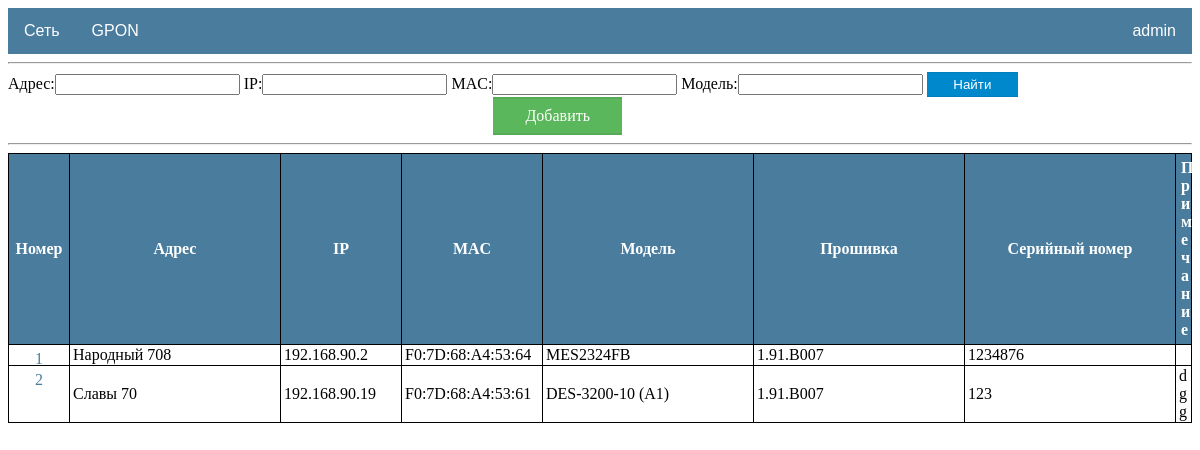
Screenshot of /network/switches (signed in) with the database file from the repository.
### network/models.py (models this page shows, shortened)
class Switch(models.Model):
    switch_user = models.ForeignKey(User, on_delete=models.CASCADE, verbose_name='Пользователь')
    switch_order = models.IntegerField(unique=True, verbose_name='Номер')
    switch_address = models.CharField(max_length=20, blank=True, verbose_name='Адрес')
    switch_ip = models.CharField(max_length=15, unique=True, verbose_name='IP')
    switch_mac = models.CharField(max_length=50, unique=True, verbose_name='MAC')
    switch_model = models.CharField(max_length=20, blank=True, verbose_name='Модель')
    switch_firmware = models.CharField(max_length=20, blank=True, verbose_name='Прошивка')
    switch_serial = models.CharField(max_length=20, unique=True, verbose_name='Серийный номер')
    switch_note = models.TextField(blank=True, verbose_name='Примечание')
    switch_time = models.DateTimeField(auto_now=True, verbose_name='Дата изменения')
    switch_status = models.BooleanField(default=False)
    class Meta:
        ordering = ['id']

### network/views.py (the view)
# urls.py: path('switches', SwitchList.as_view(), name='switch_list'),
class SwitchList(LoginRequiredMixin, ListView):
    model = Switch
    template_name = 'network/switch_list.html'
    context_object_name = 'switches'
    paginate_by = 100
    def get_context_data(self, **kwargs):
        context = super().get_context_data(**kwargs)
        context['is_Administrators'] = self.request.user.groups.filter(name='Administrators').exists()
        context['filter'] = SwitchFilter(self.request.GET, queryset=self.get_queryset())
        return context

### templates/network/switch_list.html (shortened to what this page needs)
{%extends 'default.html' %}
{% block content %}
<hr>
<div>
    <form method="GET">
        {{ filter.form }}
            <button class="button_cancel_form" type="submit">Найти</button>
        {% if is_Administrators %}
            <a class="button_add" href="{% url 'switch_create' %}">Добавить</a>
        {% endif %}
    </form>
</div>
<hr>
{%  if switches %}
    <table class="table_default">
        <tr>
            <th style="width: 50px">
                Номер
            </th>
            <th style="width: 200px">
                Адрес
            </th>
            <th style="width: 110px">
                IP
            </th>
            <th style="width: 130px">
               MAC
            </th>
            <th style="width: 200px">
                Модель
            </th>
            <th style="width: 200px">
                Прошивка
            </th>
            <th style="width: 200px">
                Серийный номер
            </th>
            <th>
                Примечание
            </th>
        </tr>
    {% for switch in filter.qs %}
        <tr>
            <td>
                <a href="{% url 'switch_detail' switch.id %}">{{ switch.switch_order }}</a>
            </td>
            <td>
                {{ switch.switch_address }}
            </td>
            <td>
                {{ switch.switch_ip }}
            </td>
            <td>
                {{ switch.switch_mac }}
            </td>
            <td>
                {{ switch.switch_model }}
            </td>
            <td>
                {{ switch.switch_firmware }}
            </td>
            <td>
                {{ switch.switch_serial }}
            </td>
            <td>
                {{ switch.switch_note }}
            </td>
        </tr>
    {% endfor %}
    </table>
{%  else %}
    <h1>пусто</h1>
{% endif %}
{% endblock content %}

### templates/default.html (shortened to what this page needs)
{% load static %}
<!DOCTYPE html>
<html lang="en" xmlns="http://www.w3.org/1999/html">
<head>
  <link href="{% static 'css/default.css'%}" rel="stylesheet">
</head>
<div class="navbar">
  <div class="dropdown">
    <button class="dropbtn">Сеть
    </button>
  </div>
  <div class="dropdown">
    <button class="dropbtn">GPON
    </button>
  </div>
  <div class="dropdown-pro">
    <button class="dropbtn-pro">{{ user.username }}
    </button>
  </div>
</div>
<body>
{% block content %}
{% endblock content %}
</body>
</html>

### static/css/default.css (style rules this page uses)
.navbar { overflow: hidden; background-color: #497c9d; font-family: Arial, Helvetica, sans-serif; }
.dropdown { float: left; overflow: hidden; }
.dropdown .dropbtn { font-size: 16px; border: none; outline: none; color: white; padding: 14px 16px; background-color: inherit; font-family: inherit; margin: 0; }
.dropdown-pro { float: right; overflow: hidden; }
.dropdown-pro .dropbtn-pro { font-size: 16px; border: none; outline: none; color: white; padding: 14px 16px; background-color: inherit; font-family: inherit; margin: 0; }
button { cursor: pointer; }
.table_default { border-collapse: collapse; width: 100%; border-spacing: 1px; table-layout: fixed; }
.table_default th, td { position: relative; border: 1px solid black; padding: 5px; word-wrap:break-word; }
.table_default th { background: #497c9d; color: #fff; }
.table_default td a { position: absolute; text-align: center; text-decoration: none; left: 0; right: 0; top: 0; bottom: 0; background: #fff; color: #497c9d; padding: 5px; }
.table_detail th, td { position: relative; border: 1px solid black; padding: 5px; word-wrap:break-word; }
.button_add { display: inline-block; margin-left: 41%; color: white; text-decoration: none; padding: .5em 2em; outline: none; border-width: 2px 0; border-style: solid none; border-color: rgba(0, 0, 0, 0.07); background: #5bb75b; transition: 0.2s; }
.button_cancel_form { display: inline-block; color: white; text-decoration: none; padding: .3em 2em; outline: none; border-width: 1px 0; border-style: solid none; border-color: rgba(0, 0, 0, 0.07); background: #0088cc; transition: 0.2s; }
.table_gpon th, td { border: 1px solid black; padding: 1px 3px; word-wrap:break-word; }

### rows the page displays
Switch: switch_order "1", switch_address "Народный 708", switch_ip "192.168.90.2", switch_mac "F0:7D:68:A4:53:64", switch_model "MES2324FB", switch_firmware "1.91.B007", switch_serial "1234876"
Switch: switch_order "2", switch_address "Славы 70", switch_ip "192.168.90.19", switch_mac "F0:7D:68:A4:53:61", switch_model "DES-3200-10 (A1)", switch_firmware "1.91.B007", switch_serial "123", switch_note "dgg"

### other values shown
{{ user.username }} "admin"
